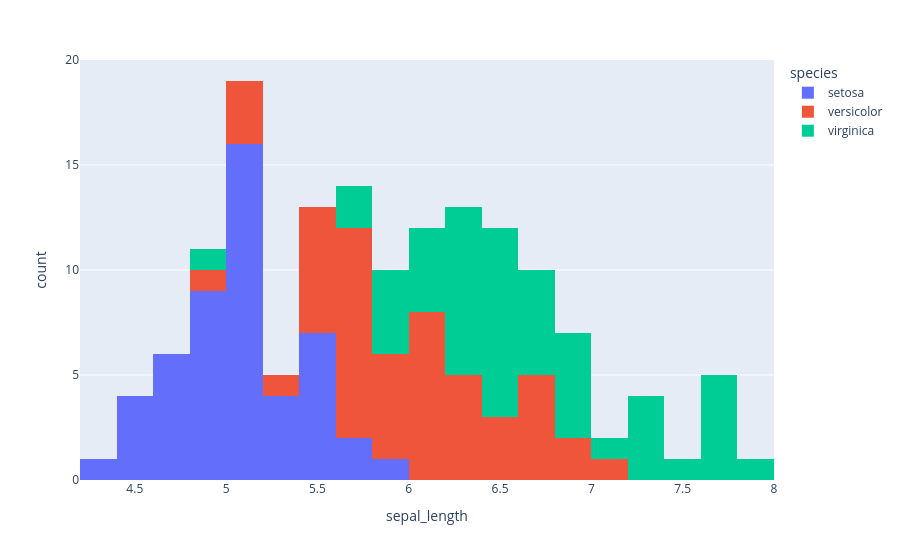

Here is the notebook cell this chart was saved with:
### Code cell
px.histogram(df1, x='sepal_length', color='species', nbins = 20) # to create a histogram using plotly express library with sepal_length on x-axis and color the bars based on the species column and set the number of bins to 20

### Figure 1 — Plotly figure (JSON) as saved in the notebook; plotly's stock layout.template omitted (floating-point values rounded to 4 significant figures)
{"data": [{"bingroup": "x", "hovertemplate": "species=setosa<br>sepal_length=%{x}<br>count=%{y}<extra></extra>", "legendgroup": "setosa", "marker": {"color": "#636efa", "pattern": {"shape": ""}}, "name": "setosa", "nbinsx": 20, "orientation": "v", "showlegend": true, "type": "histogram", "x": [5.1, 4.9, 4.7, 4.6, 5.0, 5.4, 4.6, 5.0, 4.4, 4.9, 5.4, 4.8, 4.8, 4.3, 5.8, 5.7, 5.4, 5.1, 5.7, 5.1, 5.4, 5.1, 4.6, 5.1, 4.8, 5.0, 5.0, 5.2, 5.2, 4.7, 4.8, 5.4, 5.2, 5.5, 4.9, 5.0, 5.5, 4.9, 4.4, 5.1, 5.0, 4.5, 4.4, 5.0, 5.1, 4.8, 5.1, 4.6, 5.3, 5.0], "xaxis": "x", "yaxis": "y"}, {"bingroup": "x", "hovertemplate": "species=versicolor<br>sepal_length=%{x}<br>count=%{y}<extra></extra>", "legendgroup": "versicolor", "marker": {"color": "#EF553B", "pattern": {"shape": ""}}, "name": "versicolor", "nbinsx": 20, "orientation": "v", "showlegend": true, "type": "histogram", "x": [7.0, 6.4, 6.9, 5.5, 6.5, 5.7, 6.3, 4.9, 6.6, 5.2, 5.0, 5.9, 6.0, 6.1, 5.6, 6.7, 5.6, 5.8, 6.2, 5.6, 5.9, 6.1, 6.3, 6.1, 6.4, 6.6, 6.8, 6.7, 6.0, 5.7, 5.5, 5.5, 5.8, 6.0, 5.4, 6.0, 6.7, 6.3, 5.6, 5.5, 5.5, 6.1, 5.8, 5.0, 5.6, 5.7, 5.7, 6.2, 5.1, 5.7], "xaxis": "x", "yaxis": "y"}, {"bingroup": "x", "hovertemplate": "species=virginica<br>sepal_length=%{x}<br>count=%{y}<extra></extra>", "legendgroup": "virginica", "marker": {"color": "#00cc96", "pattern": {"shape": ""}}, "name": "virginica", "nbinsx": 20, "orientation": "v", "showlegend": true, "type": "histogram", "x": [6.3, 5.8, 7.1, 6.3, 6.5, 7.6, 4.9, 7.3, 6.7, 7.2, 6.5, 6.4, 6.8, 5.7, 5.8, 6.4, 6.5, 7.7, 7.7, 6.0, 6.9, 5.6, 7.7, 6.3, 6.7, 7.2, 6.2, 6.1, 6.4, 7.2, 7.4, 7.9, 6.4, 6.3, 6.1, 7.7, 6.3, 6.4, 6.0, 6.9, 6.7, 6.9, 5.8, 6.8, 6.7, 6.7, 6.3, 6.5, 6.2, 5.9], "xaxis": "x", "yaxis": "y"}], "layout": {"barmode": "relative", "legend": {"title": {"text": "species"}, "tracegroupgap": 0}, "margin": {"t": 60}, "xaxis": {"anchor": "y", "domain": [0, 1], "title": {"text": "sepal_length"}}, "yaxis": {"anchor": "x", "domain": [0, 1], "title": {"text": "count"}}}}
